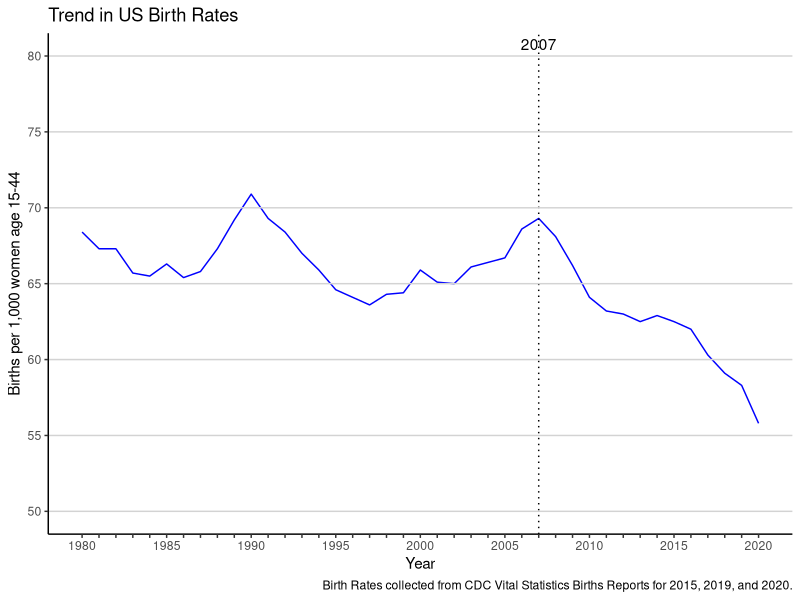
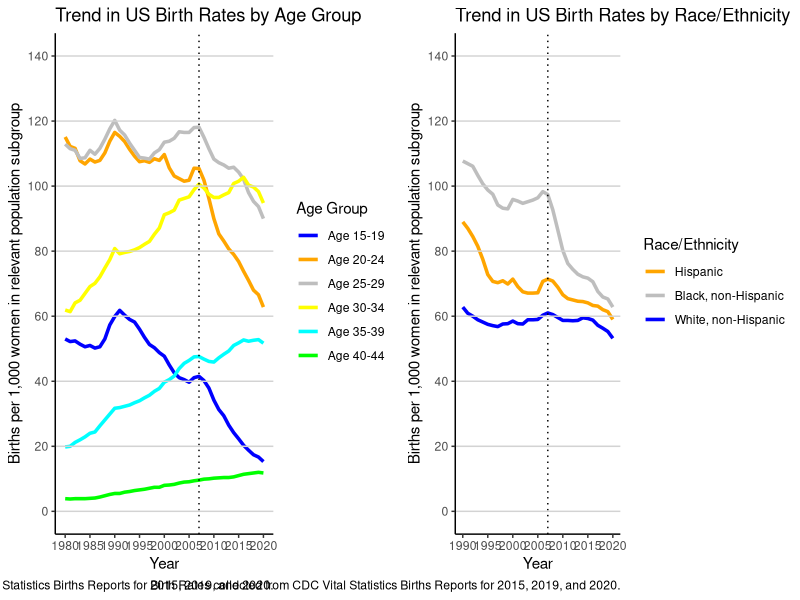
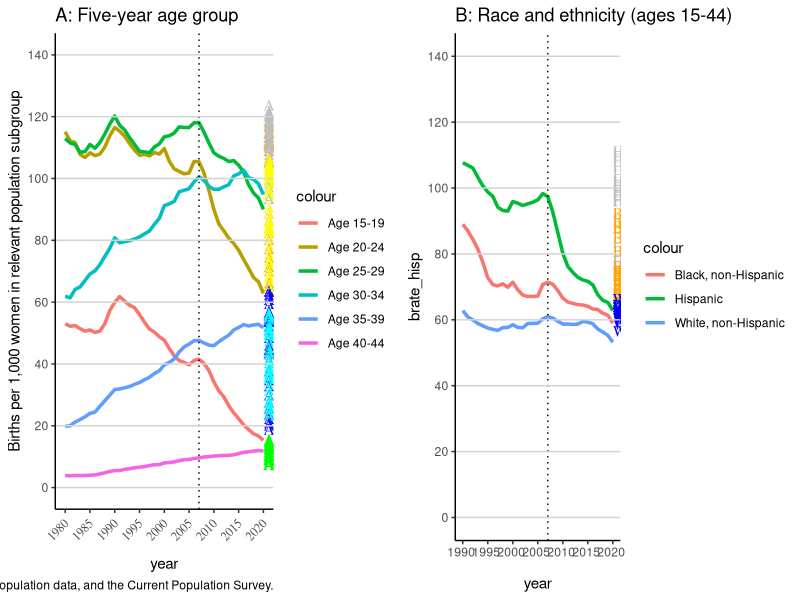

These figures' R source, in order:
## ---- chunk 1
#| include: false
#| warning: false
#| message: false

library(tidyverse)
library(palmerpenguins)
## ---- chunk 2
#| echo: false
#| eval: true
#| warning: false
#| label: fig-usbrate-graph
#| fig-cap: "Trend in US Birth Rates"

# Load necessary libraries
library(ggplot2)

# Set seed for reproducibility
set.seed(123)

# Read the data from CSV file
data <- read.csv(file = here::here("outputs/data/fig_1.csv"))

# Plotting the data
ggplot(data, aes(x = year, y = brate_all)) +
  geom_line(color = "blue") +
  geom_vline(xintercept = 2007, linetype = "dotted") +
  annotate("text", x = 2007, y = 80, label = "2007", vjust = -0.5, hjust = 0.5, color = "black") +
  geom_hline(yintercept = seq(50, 80, by = 5), color = "lightgrey") +
  scale_y_continuous(limits = c(50, 80), breaks = seq(50, 80, by = 5)) +
  scale_x_continuous(limits = c(1980, 2020), breaks = seq(1980, 2020, by = 1), labels = function(x) ifelse(x %% 5 == 0, x, "")) +
  labs(x = "Year", y = "Births per 1,000 women age 15-44",
       title = "Trend in US Birth Rates",
       caption = "Birth Rates collected from CDC Vital Statistics Births Reports for 2015, 2019, and 2020.") +
  theme_classic()

## ---- chunk 3
# Load necessary libraries
library(ggplot2)
library(gridExtra)

# Set seed for reproducibility
set.seed(123)

# Read the data from CSV file
data <- read.csv(file = here::here("outputs/data/figs_2a_2b.csv"))

# Plotting the first line graph (Graph A)
graph_A <- ggplot(data, aes(x = year)) +
  geom_line(aes(y = brate_1519, color = "Age 15-19"), size = 1.2) +
  geom_line(aes(y = brate_2024, color = "Age 20-24"), size = 1.2) +
  geom_line(aes(y = brate_2529, color = "Age 25-29"), size = 1.2) +
  geom_line(aes(y = brate_3034, color = "Age 30-34"), size = 1.2) +
  geom_line(aes(y = brate_3539, color = "Age 35-39"), size = 1.2) +
  geom_line(aes(y = brate_4044, color = "Age 40-44"), size = 1.2) +
  scale_color_manual(values = c("Age 15-19" = "blue", "Age 20-24" = "orange", "Age 25-29" = "grey",
                                 "Age 30-34" = "yellow", "Age 35-39" = "cyan", "Age 40-44" = "green"),
                     labels = c("Age 15-19", "Age 20-24", "Age 25-29", "Age 30-34", "Age 35-39", "Age 40-44"),
                     name = "Age Group") +
  geom_vline(xintercept = 2007, linetype = "dotted") +
  geom_hline(yintercept = seq(0, 140, by = 20), color = "lightgrey") +
  scale_x_continuous(limits = c(1980, 2020), breaks = seq(1980, 2020, by = 5)) +
  scale_y_continuous(limits = c(0, 140), breaks = seq(0, 140, by = 20)) +
  labs(x = "Year", y = "Births per 1,000 women in relevant population subgroup",
       title = "Trend in US Birth Rates by Age Group",
       caption = "Birth Rates collected from CDC Vital Statistics Births Reports for 2015, 2019, and 2020.") +
  theme_classic()

# Plotting the second line graph (Graph B)
graph_B <- ggplot(data, aes(x = year)) +
  geom_line(aes(y = brate_hisp, color = "Hispanic"), size = 1.2) +
  geom_line(aes(y = brate_blacknh, color = "Black, non-Hispanic"), size = 1.2) +
  geom_line(aes(y = brate_whitenh, color = "White, non-Hispanic"), size = 1.2) +
  scale_color_manual(values = c("Hispanic" = "grey", "Black, non-Hispanic" = "orange", "White, non-Hispanic" = "blue"),
                     labels = c("Hispanic", "Black, non-Hispanic", "White, non-Hispanic"),
                     name = "Race/Ethnicity") +
  geom_vline(xintercept = 2007, linetype = "dotted") +
  geom_hline(yintercept = seq(0, 140, by = 20), color = "lightgrey") +
  scale_x_continuous(limits = c(1990, 2020), breaks = seq(1990, 2020, by = 5)) +
  scale_y_continuous(limits = c(0, 140), breaks = seq(0, 140, by = 20)) +
  labs(x = "Year", y = "Births per 1,000 women in relevant population subgroup",
       title = "Trend in US Birth Rates by Race/Ethnicity",
       caption = "Birth Rates collected from CDC Vital Statistics Births Reports for 2015, 2019, and 2020.") +
  theme_classic()

# Arrange both graphs side by side
grid.arrange(graph_A, graph_B, nrow = 1)

## ---- chunk 4
# Load necessary libraries
library(ggplot2)
library(gridExtra)

# Set seed for reproducibility
set.seed(123)

# Read the data from CSV file
data <- read.csv(file = here::here("outputs/data/figs_2a_2b.csv"))

# Plotting the first line graph (Graph A)
graph_A <- ggplot(data, aes(x = year)) +
  geom_line(aes(y = brate_1519, color = "Age 15-19"), size = 1.2) +
  geom_line(aes(y = brate_2024, color = "Age 20-24"), size = 1.2) +
  geom_line(aes(y = brate_2529, color = "Age 25-29"), size = 1.2) +
  geom_line(aes(y = brate_3034, color = "Age 30-34"), size = 1.2) +
  geom_line(aes(y = brate_3539, color = "Age 35-39"), size = 1.2) +
  geom_line(aes(y = brate_4044, color = "Age 40-44"), size = 1.2) +
  geom_text(aes(label = "Age 15-19", x = 2020, y = brate_1519), hjust = 0, vjust = -0.5, color = "blue", family = "Times") +
  geom_text(aes(label = "Age 20-24", x = 2020, y = brate_2024), hjust = 0, vjust = -0.5, color = "orange", family = "Times") +
  geom_text(aes(label = "Age 25-29", x = 2020, y = brate_2529), hjust = 0, vjust = -0.5, color = "grey", family = "Times") +
  geom_text(aes(label = "Age 30-34", x = 2020, y = brate_3034), hjust = 0, vjust = -0.5, color = "yellow", family = "Times") +
  geom_text(aes(label = "Age 35-39", x = 2020, y = brate_3539), hjust = 0, vjust = -0.5, color = "cyan", family = "Times") +
  geom_text(aes(label = "Age 40-44", x = 2020, y = brate_4044), hjust = 0, vjust = -0.5, color = "green", family = "Times") +
  geom_vline(xintercept = 2007, linetype = "dotted") +
  geom_hline(yintercept = seq(0, 140, by = 20), color = "lightgrey") +
  scale_x_continuous(limits = c(1980, 2020), breaks = seq(1980, 2020, by = 5), labels = function(x) paste(x, "\n")) +
  scale_y_continuous(limits = c(0, 140), breaks = seq(0, 140, by = 20)) +
  labs(y = "Births per 1,000 women in relevant population subgroup",
       title = "A: Five-year age group",
       caption = "Note: Birth rates by age group, race and ethnicity, and marital status are gathered from CDC Vital Statistics Births Reports. Birt rates by Hispanic subpopulation, mother's education are calculated by the original author's NCHS Vital Statistics birth microdata, SEER population data, and the Current Population Survey.") +
  theme_classic() +
  theme(axis.text.x = element_text(angle = 45, hjust = 1, family = "Times"))

# Plotting the second line graph (Graph B)
graph_B <- ggplot(data, aes(x = year)) +
  geom_line(aes(y = brate_hisp, color = "Hispanic"), size = 1.2) +
  geom_line(aes(y = brate_blacknh, color = "Black, non-Hispanic"), size = 1.2) +
  geom_line(aes(y = brate_whitenh, color = "White, non-Hispanic"), size = 1.2) +
  geom_text(aes(label = "Hispanic", x = 2020, y = brate_hisp), hjust = 0, vjust = -0.5, color = "grey", family = "Times") +
  geom_text(aes(label = "Black, non-Hispanic", x = 2020, y = brate_blacknh), hjust = 0, vjust = -0.5, color = "orange", family = "Times") +
  geom_text(aes(label = "White, non-Hispanic", x = 2020, y = brate_whitenh), hjust = 0, vjust = -0.5, color = "blue", family = "Times") +
  geom_vline(xintercept = 2007, linetype = "dotted") +
  geom_hline(yintercept = seq(0, 140, by = 20), color = "lightgrey") +
  scale_x_continuous(limits = c(1990, 2020), breaks = seq(1990, 2020, by = 5), labels = function(x) paste(x, "\n")) +
  scale_y_continuous(limits = c(0, 140), breaks = seq(0, 140, by = 20)) +
  labs(title = "B: Race and ethnicity (ages 15-44)") +
  theme_classic()

# Arrange both graphs side by side
grid.arrange(graph_A, graph_B, nrow = 1)
